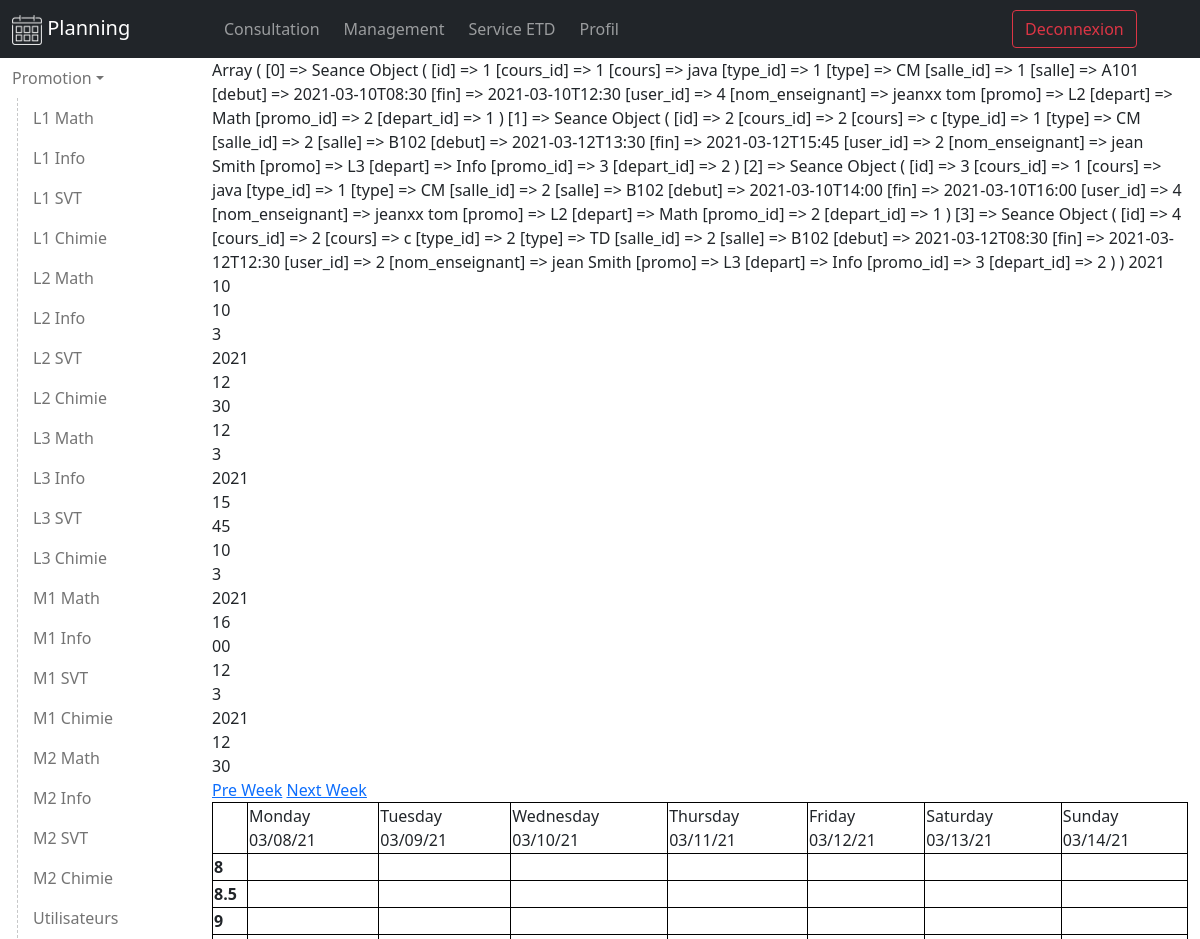
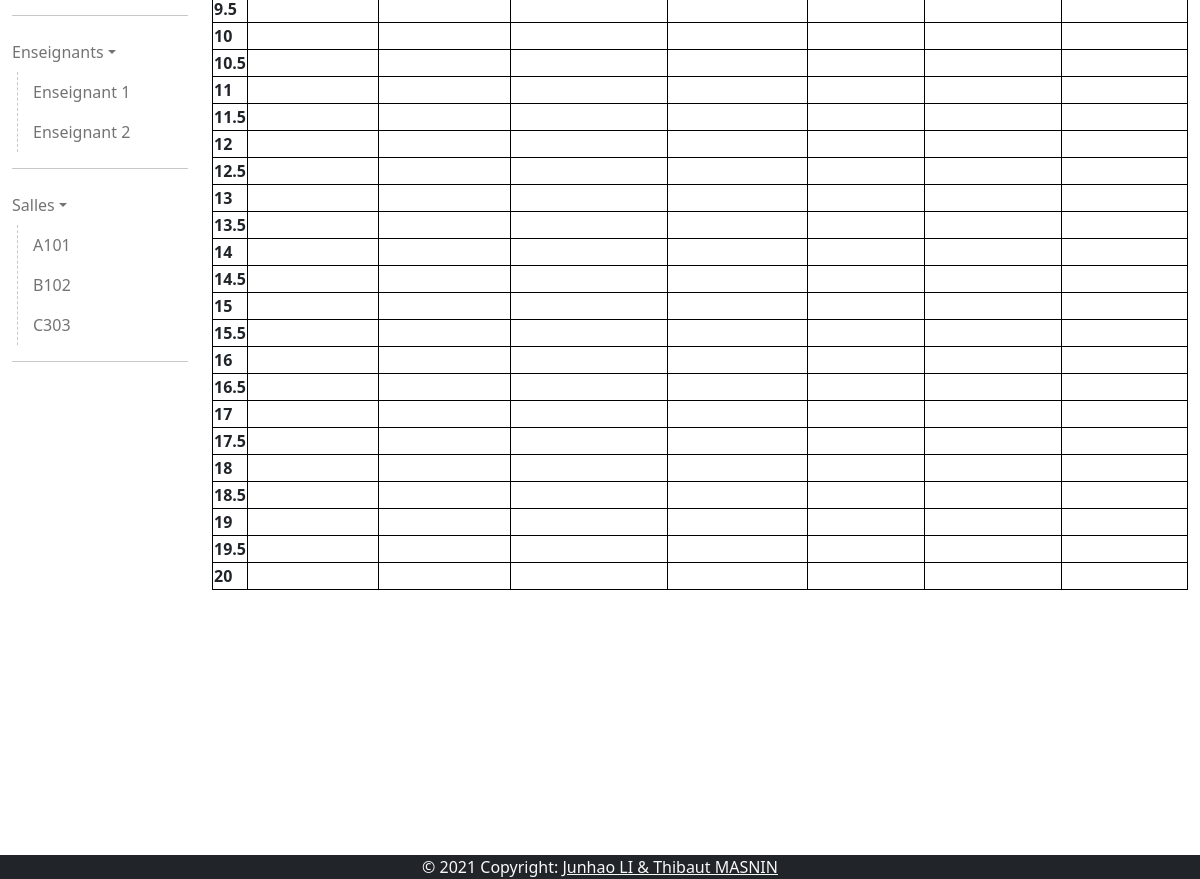
The page /view/user/planning.php (signed in) on the database its author committed (2 pictures, top to bottom).
### tables this page shows
CREATE TABLE `promotion` (
                `id` INTEGER PRIMARY KEY,
                `name` TEXT,
                `created_at` TIMESTAMP NOT NULL DEFAULT CURRENT_TIMESTAMP                
              );

CREATE TABLE `department` (
                `id` INTEGER PRIMARY KEY,
                `name` TEXT,
                `created_at` TIMESTAMP NOT NULL DEFAULT CURRENT_TIMESTAMP                
              );

CREATE TABLE `salle` (
                `id` INTEGER PRIMARY KEY,
                `name` TEXT,
                `created_at` TIMESTAMP NOT NULL DEFAULT CURRENT_TIMESTAMP                
              );

CREATE TABLE `seance` (
              `id` INTEGER PRIMARY KEY,
              `cours_id` integer null,
              `salle_id` integer null,
              `type_id` INTEGER null,
              `debut` TIMESTAMP NOT NULL,
              `fin` TIMESTAMP NOT NULL,
              FOREIGN KEY (cours_id) REFERENCES cours (id) ON DELETE set null, 
              FOREIGN KEY (salle_id) REFERENCES salle (id), 
              FOREIGN KEY (type_id) REFERENCES type (id)              
            );

### classes/Utility.php (called while the page is built, shortened)
<?php
class Utility
{
	public static function getTables()
	{
		$tables = [];
		try {
			$db = new DB();
			$conn = $db->open();
			if ($conn) {
				$query = "SELECT * FROM sqlite_master where type='table'";
				$stmt  = $conn->prepare($query);
				$stmt->execute();
				$result = $stmt->fetchAll();
				foreach ($result as $val) {
					$tables[] = $val["name"];
				}
			} else {
			}
		} catch (PDOException $ex) {
		}
		return $tables;
	}
	public static function getAll($table)
	{
		if (in_array($table, self::getTables())) {
			try {
				$db = new DB();
				$conn = $db->Open();
				if ($conn) {
					$query = "SELECT *  FROM $table";
					$stmt = $conn->query($query);
					$result = $stmt->fetchAll();
				} else {
					Messages::setMsg('Cannot connect to db', 'error');
				}
			} catch (PDOException $ex) {
				Messages::setMsg('Cannot connect to db', 'error');
			}
		}
		return $result;
	}
}

### config.php (called while the page is built, shortened)
<?php
require_once(__DIR__ . "/classes/Utility.php");
$allPromo = Utility::getAll('promotion');
$allDepart = Utility::getAll('department');
$allSalle = Utility::getAll('salle');

### view/page/app.php (called while the page is built, shortened)
<?php
require_once(__DIR__ . "/../../config.php");

### model/Seance.php (called while the page is built, shortened)
<?php
class Seance
{
    public function __construct($arr)
    {
        $this->debut = $arr['debut'];
        $this->fin = $arr['fin'];
    }
    public static function show()
    {
        $result = "";
        try {
            $db = new DB();
            $conn = $db->Open();
            if ($conn) {
                $query = "SELECT seance.*,
                cours.name as cours,
                users.id as user_id,
                users.first_name,
                users.last_name,
                salle.name as salle,courstype.name as type,
                department.id as depart_id,
                department.name as depart,
                promotion.id as promo_id,
                promotion.name as promo
                FROM seance
                left join salle on seance.salle_id=salle.id
                left join cours on seance.cours_id =cours.id
                left join users on cours.user_id=users.id
                left join promotion on cours.promo_id=promotion.id
                left join department on cours.depart_id=department.id
                left join courstype on seance.type_id=courstype.id
                ";
                $result  = $conn->query($query)->fetchAll();
            } else {
                Messages::setMsg('Cannot connect to db', 'error');
            }
        } catch (PDOException $ex) {
            echo $ex->getMessage();
            Messages::setMsg('Cannot connect to db', 'error');
        }
        if (!empty($result)) {
            $rep = [];
            foreach ($result as $val) {
                $rep[] = new Seance($val);
            }
            return $rep;
        }
        return $result;
    }
}

### controller/SeanceController.php (called while the page is built, shortened)
<?php
class SeanceController extends Controller
{
    public function show()
    {
        $res = [];
        if (isset($_SESSION['is_logged_in'])) {
            $res = Seance::show();
        }
        return $res;
    }
}

### view/user/planning.php (the view, shortened to what this page needs)
<?php
require_once(__DIR__ . "/../page/app.php");
require_once(__DIR__ . "/../page/header.php");
?>
<div class="row">
    <nav id="seance-nav" class="col-lg-2 flex-column navbar-light sidebar">
        <ul class="navbar-nav">
            <li class="nav-link-dropdown">
                <a href="#edtSubmenu" data-bs-toggle="collapse" aria-expanded="false" class="nav-link dropdown-toggle">Promotion</a>
                <div class="indent">
                    <ul class="collapse list-unstyled show" id="edtSubmenu">
                        <?php foreach (PROMO_ARR  as $v) : ?>
                            <?php foreach (DEPART_ARR  as $val) : ?>
                                <li>
                                    <a class="nav-link" <?php if (isset($_SESSION['form_promo']) and isset($_SESSION['form_depart'])) {
                                                        } ?>" target="seance" href=""><?= $v['name'] . " " . $val['name'] ?></a>
                                </li>
                            <?php endforeach; ?>
                        <?php endforeach; ?>
                        <li class="nav-item">
                            <a class="nav-link <?php if (isset($_SESSION['form_name'])) {
                                                    echo "users" == $_SESSION['form_name'] ? 'active' : '';
                                                } ?>" target="users" href="">Utilisateurs</a>
                        </li>
                    </ul>
                </div>
            </li>
            <HR>
            <li class="nav-link-dropdown">
                <a href="#teacherSubmenu" data-bs-toggle="collapse" aria-expanded="false" class="nav-link dropdown-toggle">Enseignants</a>
                <div class="indent">
                    <ul class="collapse list-unstyled show" id="teacherSubmenu">
                        <li>
                            <a class="nav-link" href="#">Enseignant 1</a>
                        </li>
                        <li>
                            <a class="nav-link" href="#">Enseignant 2</a>
                        </li>
                    </ul>
                </div>
            </li>
            <HR>
            <li class="nav-link-dropdown">
                <a href="#salleSubmenu" data-bs-toggle="collapse" aria-expanded="false" class="nav-link dropdown-toggle">Salles</a>
                <div class="indent">
                    <ul class="collapse list-unstyled show" id="salleSubmenu">
                        <?php foreach (SALLE_ARR as $v) : ?>
                            <li>
                                <a class="nav-link" href="#"><?= $v['name'] ?></a>
                            </li>
                        <?php endforeach; ?>
                    </ul>
                </div>
            </li>
            <HR>
        </ul>
    </nav>
    <div class="col-10">
        <div class="tab-content" id="v-pills-tabContent">
            <div role="tabpanel" class="mw-100">
                <?php
                require_once(__DIR__ . "/calendar.php");
                ?>
            </div>
        </div>
    </div>
</div>
<?php
require_once(__DIR__ . "/../page/footer.php");
?>

### view/page/header.php (shortened to what this page needs)
<!DOCTYPE html>
<html lang="fr">
<head>
    <link href="https://cdn.jsdelivr.net/npm/bootstrap@5.0.0-beta2/dist/css/bootstrap.min.css" rel="stylesheet">
    <link rel="stylesheet" href="/view/asset/style.css?<?= time() ?>">
</head>
<body>
    <div class="container-fluid">
        <div class="row bg-dark">
            <div class="col-lg-2 navbar">
                <a class="navbar-brand" href="/" style="color: white;">
                    <img src="/view/asset/logo.png" width="30" height="30" alt="Logo">
                    Planning
                </a>
            </div>
            <div class="col-lg-8 navbar navbar-expand-lg bg-dark navbar-dark">
                <div id="navbarContent" class="collapse navbar-collapse">
                    <ul class="navbar-nav">
                        <?php if (isset($_SESSION['is_logged_in'])) : ?>
                            <li class="nav-item px-1">
                                <a class="nav-link" href="/view/user/planning.php">Consultation</a>
                            </li>
                            <?php if ($_SESSION["user_data"]["level"] == ADMIN_ROLE) : ?>
                                <li class="nav-item px-1">
                                    <a id="management-spec" class="nav-link" href="">Management</a>
                                </li>
                                <li class="nav-item px-1">
                                    <a class="nav-link" href="#">Service ETD</a>
                                </li>
                            <?php endif; ?>
                            <li class="nav-item px-1">
                                <a class="nav-link" href="/view/user/userInformation.php">Profil</a>
                            </li>
                        <?php endif; ?>
                    </ul>
                </div>
            </div>
            <?php if (isset($_SESSION['is_logged_in'])) : ?>
                <div class="col-lg-2 navbar">
                    <form method="post" action="<?php $_SERVER['PHP_SELF']; ?>">
                        <button class="btn btn-outline-danger" type="submit" name="submit" value="submit">Deconnexion</button>
                    </form>
                </div>
            <?php endif; ?>
        </div>

### view/user/calendar.php (shortened to what this page needs)
<link rel="stylesheet" href="/view/asset/calendar.css?<?= time() ?>">
<?php
$result = new SeanceController('show');
$result = $result->show();
print_r($result);
$dt = new DateTime(date('Y-m-d h:i:s', strtotime($result[0]->debut)));
if (isset($_GET['year']) && isset($_GET['week'])) {
    $dt->setISODate($_GET['year'], $_GET['week']);
} else {
    $dt->setISODate($dt->format('o'), $dt->format('W'));
}
$year = $dt->format('o');
$week = $dt->format('W');
print($year);
echo "<br/>";
print($week);
echo "<br/>";
foreach ($result as $co) {
    $tmp = date('j', strtotime($co->debut));
    $tmp3 = date('Y', strtotime($co->debut));
    $tmp2 = date('n', strtotime($co->fin));
    $tmp4 = date('H', strtotime($co->fin));
    $tmp5 = date('i', strtotime($co->fin));
    echo $tmp;
    echo "<br/>";
    echo $tmp2;
    echo "<br/>";
    echo $tmp3;
    echo "<br/>";
    echo $tmp4;
    echo "<br/>";
    echo $tmp5;
    echo "<br/>";
}
?>
<a href="<?php echo $_SERVER['PHP_SELF'] . '?week=' . ($week - 1) . '&year=' . $year; ?>">Pre Week</a>
<a href="<?php echo $_SERVER['PHP_SELF'] . '?week=' . ($week + 1) . '&year=' . $year; ?>">Next Week</a>
<table>
    <tr>
        <td></td>
        <?php
        $colspan = 1;
        do {
            echo '<td colspan=' . $colspan . '>' . strftime("%A", $dt->getTimestamp()) . " " . strftime("%D", $dt->getTimestamp()) . "</td>\n";
            $dt->modify('+1 day');
        } while ($week == $dt->format('W'));
        ?>
    </tr>
    <?php for ($i = 8; $i <= 20; $i = $i + 0.5) : ?>
        <?php if (true) :  ?>
            <tr>
                <th><?= $i ?></th>
                <?php for ($l = 0; $l < 7 * $colspan; $l++) : ?>
                    <td>
                    </td>
                <?php endfor; ?>
            </tr>
        <?php endif; ?>
    <?php endfor; ?>
</table>

### view/page/footer.php (shortened to what this page needs)
</div>
<footer class="fixed-bottom bg-dark text-center text-light">
    © 2021 Copyright:
    <a class="text-light" href="/">Junhao LI & Thibaut MASNIN</a>
</footer>
</body>
</html>

### view/asset/style.css (style rules this page uses)
.indent { margin-left:5px; padding-left: 15px; border-left: 1px dashed rgba(33, 37, 41,0.25); }
.sidebar { height: 220vh; display: block; overflow-y: scroll; }

### view/asset/calendar.css (style rules this page uses)
table { width: 100%; border: 1px solid black; border-collapse:collapse }
table tr,th,td { border: 1px solid black; }

### rows shown on the page
promotion: name "L1"
department: name "Math"
department: name "Info"
department: name "SVT"
department: name "Chimie"
promotion: name "L2"
promotion: name "L3"
promotion: name "M1"
promotion: name "M2"
salle: name "A101"
salle: name "B102"
salle: name "C303"
seance: debut "2021", debut "10", fin "3", fin "12", fin "30", debut "Monday", debut "03/08/21", debut "Tuesday", debut "03/09/21", debut "Wednesday", debut "03/10/21", debut "Thursday", debut "03/11/21", debut "Friday", debut "03/12/21", debut "Saturday", debut "03/13/21", debut "Sunday", debut "03/14/21"
seance: debut "12", fin "3", debut "2021", fin "15", fin "45"
seance: debut "10", fin "3", debut "2021", fin "16", fin "00"
seance: debut "12", fin "3", debut "2021", fin "12", fin "30"

### other values the page prints
$i "8"
$i "8.5"
$i "9"
$i "9.5"
$i "10"
$i "10.5"
$i "11"
$i "11.5"
$i "12"
$i "12.5"
$i "13"
$i "13.5"
$i "14"
$i "14.5"
$i "15"
